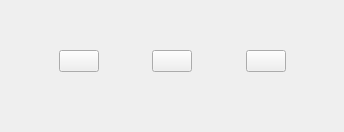
<?xml version="1.0" encoding="UTF-8"?>
<ui version="4.0">
 <class>AddCoursewareWindow</class>
 <widget class="C8PopupWindow" name="AddCoursewareWindow">
  <property name="geometry">
   <rect>
    <x>0</x>
    <y>0</y>
    <width>344</width>
    <height>132</height>
   </rect>
  </property>
  <property name="windowTitle">
   <string>AddCoursewareWindow</string>
  </property>
  <layout class="QVBoxLayout" name="verticalLayout">
   <item>
    <layout class="QHBoxLayout" name="horizontalLayout">
     <property name="bottomMargin">
      <number>10</number>
     </property>
     <item>
      <spacer name="horizontalSpacer">
       <property name="orientation">
        <enum>Qt::Horizontal</enum>
       </property>
       <property name="sizeHint" stdset="0">
        <size>
         <width>40</width>
         <height>20</height>
        </size>
       </property>
      </spacer>
     </item>
     <item>
      <widget class="QPushButton" name="pushButton_localFile">
       <property name="text">
        <string/>
       </property>
      </widget>
     </item>
     <item>
      <spacer name="horizontalSpacer_3">
       <property name="orientation">
        <enum>Qt::Horizontal</enum>
       </property>
       <property name="sizeHint" stdset="0">
        <size>
         <width>40</width>
         <height>20</height>
        </size>
       </property>
      </spacer>
     </item>
     <item>
      <widget class="QPushButton" name="pushButton_skyFile">
       <property name="text">
        <string/>
       </property>
      </widget>
     </item>
     <item>
      <spacer name="horizontalSpacer_4">
       <property name="orientation">
        <enum>Qt::Horizontal</enum>
       </property>
       <property name="sizeHint" stdset="0">
        <size>
         <width>40</width>
         <height>20</height>
        </size>
       </property>
      </spacer>
     </item>
     <item>
      <widget class="QPushButton" name="pushButton_whiteBoard">
       <property name="text">
        <string/>
       </property>
      </widget>
     </item>
     <item>
      <spacer name="horizontalSpacer_2">
       <property name="orientation">
        <enum>Qt::Horizontal</enum>
       </property>
       <property name="sizeHint" stdset="0">
        <size>
         <width>40</width>
         <height>20</height>
        </size>
       </property>
      </spacer>
     </item>
    </layout>
   </item>
  </layout>
 </widget>
 <layoutdefault spacing="6" margin="11"/>
 <customwidgets>
  <customwidget>
   <class>C8PopupWindow</class>
   <extends>QWidget</extends>
   <header>c8popupwindow.h</header>
   <container>1</container>
  </customwidget>
 </customwidgets>
 <resources/>
 <connections>
  <connection>
   <sender>pushButton_skyFile</sender>
   <signal>clicked()</signal>
   <receiver>AddCoursewareWindow</receiver>
   <slot>addSkyFileBtnClicked()</slot>
   <hints>
    <hint type="sourcelabel">
     <x>173</x>
     <y>65</y>
    </hint>
    <hint type="destinationlabel">
     <x>26</x>
     <y>66</y>
    </hint>
   </hints>
  </connection>
  <connection>
   <sender>pushButton_localFile</sender>
   <signal>clicked()</signal>
   <receiver>AddCoursewareWindow</receiver>
   <slot>addLoacalFileBtnClicked()</slot>
   <hints>
    <hint type="sourcelabel">
     <x>87</x>
     <y>63</y>
    </hint>
    <hint type="destinationlabel">
     <x>64</x>
     <y>62</y>
    </hint>
   </hints>
  </connection>
  <connection>
   <sender>pushButton_whiteBoard</sender>
   <signal>clicked()</signal>
   <receiver>AddCoursewareWindow</receiver>
   <slot>addWhiteBoardBtnClicked()</slot>
   <hints>
    <hint type="sourcelabel">
     <x>260</x>
     <y>64</y>
    </hint>
    <hint type="destinationlabel">
     <x>103</x>
     <y>54</y>
    </hint>
   </hints>
  </connection>
 </connections>
 <slots>
  <slot>addSkyFileBtnClicked()</slot>
  <slot>addLoacalFileBtnClicked()</slot>
  <slot>addWhiteBoardBtnClicked()</slot>
 </slots>
</ui>
